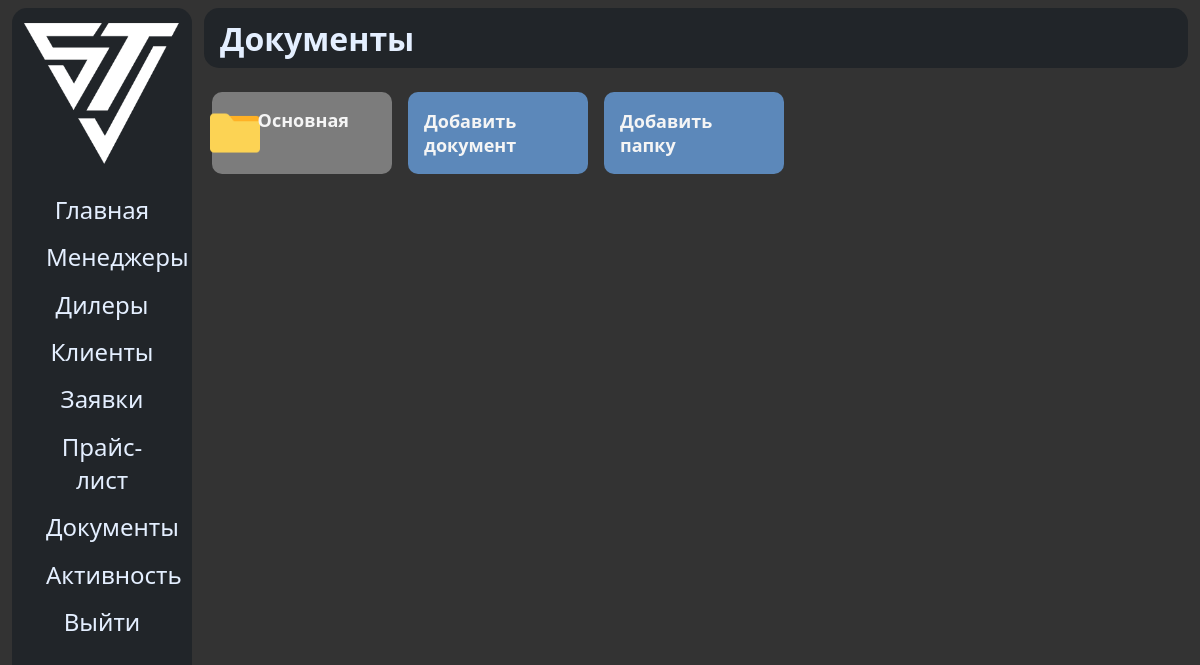
Before: /files with the older database file.
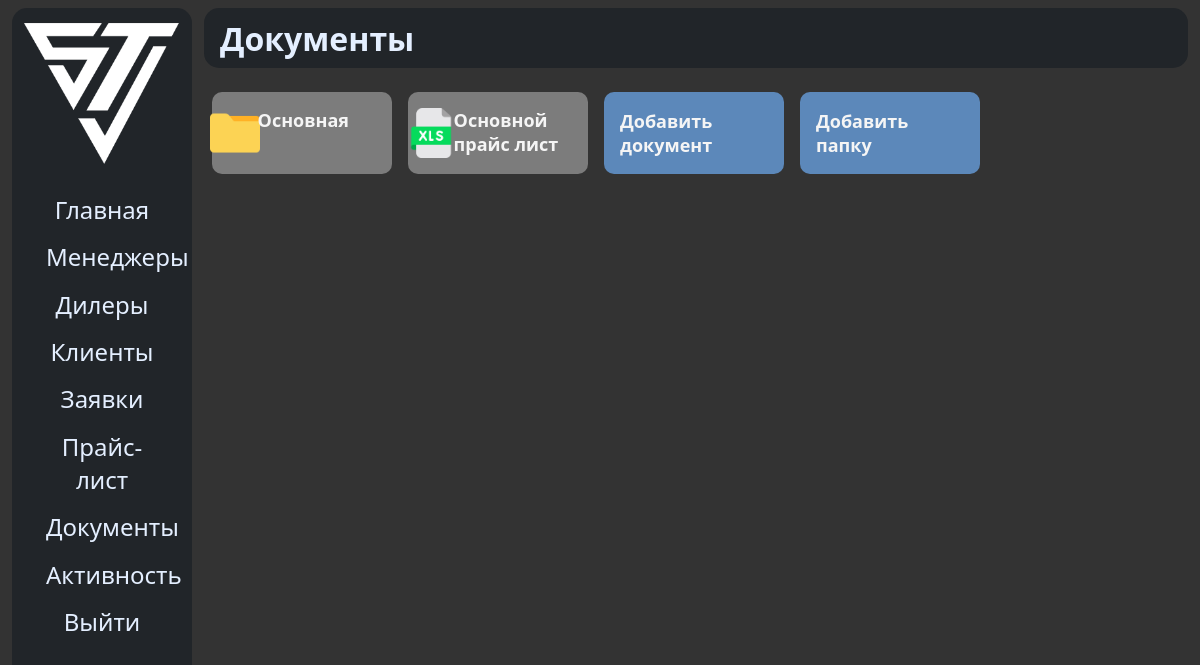
After: the same page with the newer database file.
### sinotruk/models.py (models this page shows)
class Folder(models.Model):
	name = models.CharField(verbose_name="Папка", max_length=150, unique=True)
	class Meta:
		verbose_name = 'Папка'
		verbose_name_plural = 'Папки'

class Document(models.Model):
	title = models.CharField(verbose_name='Название', max_length=150, default=None)
	document = models.FileField(upload_to='documents', verbose_name='Файл')
	owner = models.CharField(verbose_name='Владелец', max_length=150, null=True, default=None, blank=True)
	last_modified = models.DateTimeField(auto_now=True)
	file_type = models.CharField(max_length=10, null=True, default=None, verbose_name='Тип документа')
	folder = models.ForeignKey(Folder, verbose_name='Папка', null=True, default=None, on_delete=models.CASCADE)
	class Meta:
		verbose_name = 'Документ'
		verbose_name_plural = 'Документы'

### sinotruk/views.py (the view)
# urls.py: path('files', files),
def files(request):
	folders = Folder.objects.all()
	files_ = Document.objects.filter(folder=None)
	print(folders, files_)
	return render(request, 'main/files.html', {
		'files': files_,
		'folders': folders,
		'files_count': files_.count(),
		'folders_count': folders.count()
	})

### templates/main/files.html (shortened to what this page needs)
{% extends 'main/base.html' %}
{% load static %}
{% block navbar %}
    <h1>Документы</h1>
{% endblock %}
{% block content %}
    <div class="files-block">
        {% if folders_count > 0 %}
            {% for folder in folders %}
                <a class="doc" href="/folders/{{ folder.id }}">
                    <div class="doc-image">
                        <img src="{% static 'imgs/folder.png' %}" alt="">
                    </div>
                    <div class="doc-title">
                        {{ folder.name }}
                    </div>
                </a>
            {% endfor %}
        {% endif %}
        {% if files_count > 0 %}
            {% for doc in files %}
                <a class="doc" target="_blank" href="/files/{{ doc.id }}">
                    <div class="doc-image">
                        {% if doc.file_type == 'xlsx' %}
                            <img src="{% static 'imgs/xlsx.png' %}" alt="">
                        {% endif %}
                    </div>
                    <div class="doc-title">
                        {{ doc.title }}
                    </div>
                </a>
            {% endfor %}
        {% endif %}
        <a class="doc-additional" href="/files/add">
            <div class="doc-title">
                Добавить документ
            </div>
        </a>
        <a class="doc-additional" href="/folders/add">
            <div class="doc-title">
                Добавить папку
            </div>
        </a>
    </div>
{% endblock %}

Changed rows visible on the page:
added Document: title "Основной прайс лист"
